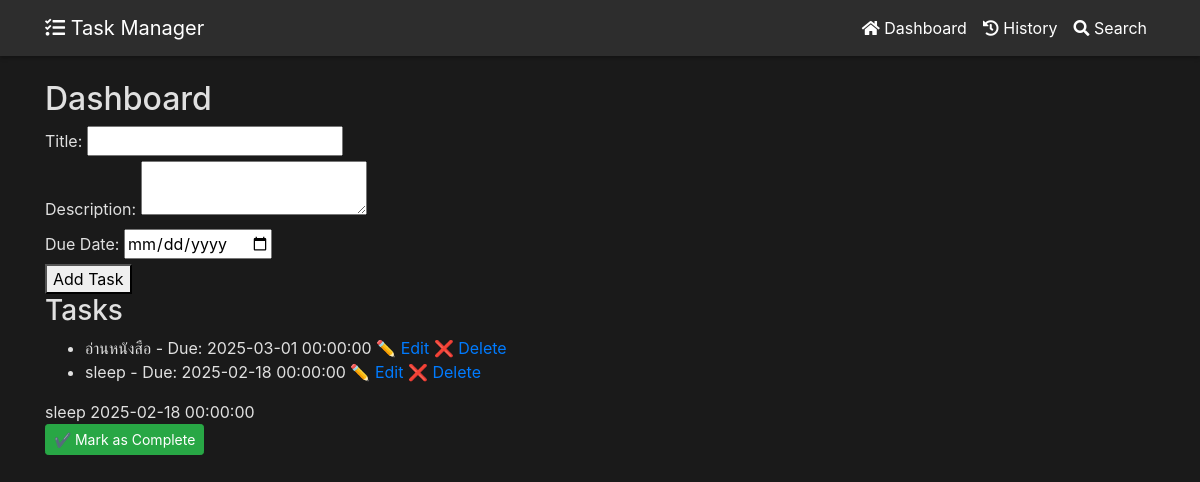
Page /dashboard on the earlier database version.
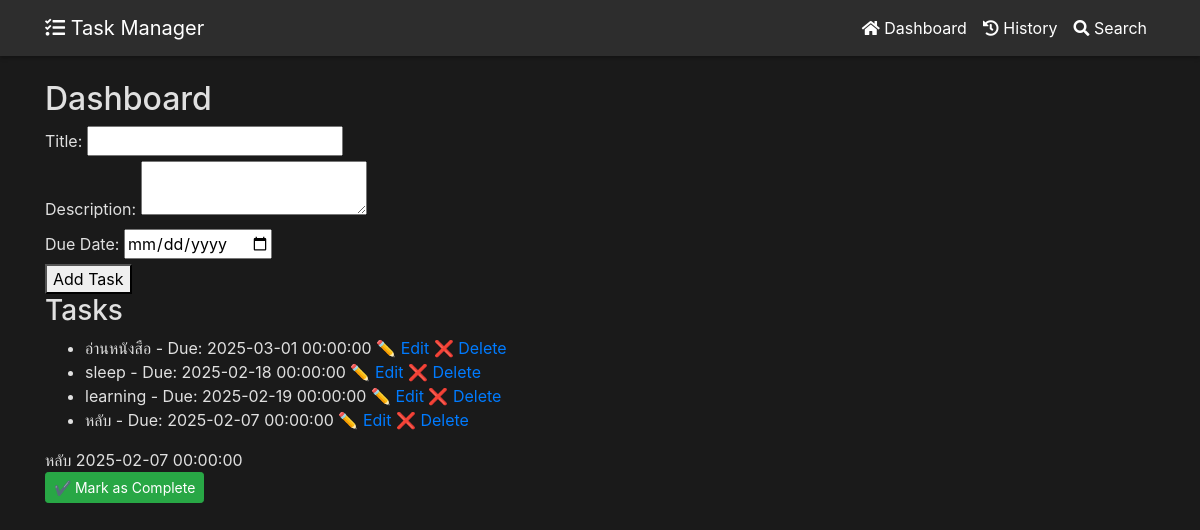
Same page on the later database version.
### models.py (models this page shows, shortened)
class Task(db.Model):
    id = db.Column(db.Integer, primary_key=True)
    title = db.Column(db.String(255), nullable=False)
    description = db.Column(db.Text, nullable=True)
    completed = db.Column(db.Boolean, default=False)
    due_date = db.Column(db.DateTime, nullable=True)  # วันที่กำหนดส่ง
    created_at = db.Column(db.DateTime, default=datetime.utcnow)  # วันที่สร้าง
    completed_at = db.Column(db.DateTime, nullable=True)  # วันที่งานเสร็จ

### routes.py (the view, shortened to what this page needs)
@app_routes.route("/dashboard", methods=["GET", "POST"])
def dashboard():
    form = TaskForm()
    tasks = Task.query.all()  # ดึงงานทั้งหมดจากฐานข้อมูล
    return render_template("dashboard.html", form=form, tasks=tasks)

### forms.py
class TaskForm(FlaskForm):
    title = StringField("Title", validators=[DataRequired()])
    description = TextAreaField("Description")
    due_date = DateField("Due Date", format="%Y-%m-%d")
    submit = SubmitField("Add Task")

### templates/dashboard.html (shortened to what this page needs)
{% extends "base.html" %}
{% block content %}
    <h2>Dashboard</h2>
    <form method="POST">
        <label>Title:</label> {{ form.title() }}<br>
        <label>Description:</label> {{ form.description() }}<br>
        <label>Due Date:</label> {{ form.due_date() }}<br>
        <button type="submit">Add Task</button>
    </form>
    <h3>Tasks</h3>
    <ul>
    {% for task in tasks %}
        <li>
            {{ task.title }} - Due: {{ task.due_date }}
            <a href="{{ url_for('app_routes.edit_task', task_id=task.id) }}">✏️ Edit</a>
            <a href="{{ url_for('app_routes.delete_task', task_id=task.id) }}" onclick="return confirm('Are you sure?');">❌ Delete</a>
        </li>
    {% endfor %}
    </ul>
    {% for task in tasks if not task.completed %}
    <tr>
        <td>{{ task.title }}</td>
        <td>{{ task.due_date }}</td>
        <td>
            <form action="{{ url_for('app_routes.complete_task', task_id=task.id) }}" method="POST">
                <button type="submit" class="btn btn-success btn-sm">✔ Mark as Complete</button>
            </form>
        </td>
    </tr>
    {% endfor %}
{% endblock %}

### templates/base.html (shortened to what this page needs)
<!DOCTYPE html>
<html lang="en">
<head>
    <link rel="stylesheet" href="https://stackpath.bootstrapcdn.com/bootstrap/4.5.2/css/bootstrap.min.css">
    <link rel="stylesheet" href="{{ url_for('static', filename='css/dark-theme.css') }}">
    <link rel="stylesheet" href="https://cdnjs.cloudflare.com/ajax/libs/font-awesome/5.15.4/css/all.min.css">
</head>
<body>
    <nav class="navbar navbar-expand-lg navbar-dark mb-4">
        <div class="container">
            <a class="navbar-brand" href="{{ url_for('app_routes.index') }}">
                <i class="fas fa-tasks"></i> Task Manager
            </a>
            <div class="collapse navbar-collapse" id="navbarNav">
                <ul class="navbar-nav ml-auto">
                    <li class="nav-item">
                        <a class="nav-link" href="{{ url_for('app_routes.dashboard') }}">
                            <i class="fas fa-home"></i> Dashboard
                        </a>
                    </li>
                    <li class="nav-item">
                        <a class="nav-link" href="{{ url_for('app_routes.history') }}">
                            <i class="fas fa-history"></i> History
                        </a>
                    </li>
                    <li class="nav-item">
                        <a class="nav-link" href="{{ url_for('app_routes.search_tasks') }}">
                            <i class="fas fa-search"></i> Search
                        </a>
                    </li>
                </ul>
            </div>
        </div>
    </nav>
    <div class="container">
        {% block content %}{% endblock %}
    </div>
</body>
</html>

### static/css/dark-theme.css (style rules this page uses)
body { background-color: #1a1a1a; color: #e0e0e0; }
.navbar { background-color: #2d2d2d !important; box-shadow: 0 2px 4px rgba(0,0,0,0.3); }
.navbar-brand, .nav-link { color: #ffffff !important; }

Differences in the rows shown:
no longer on one of the page's lists (row edited): Task: title "sleep", due_date "2025-02-18 00:00:00"
added Task: title "learning", due_date "2025-02-19 00:00:00", shown under "Tasks"
added Task: title "หลับ", due_date "2025-02-07 00:00:00"
